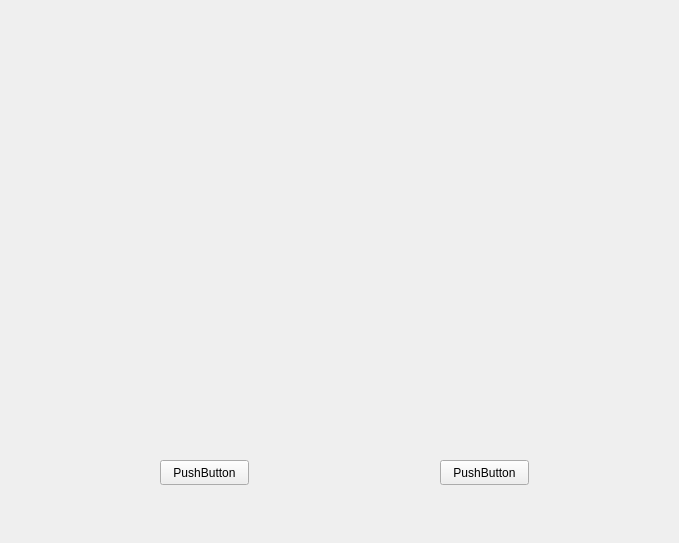
<?xml version="1.0" encoding="UTF-8"?>
<ui version="4.0">
 <class>Form</class>
 <widget class="QWidget" name="Form">
  <property name="geometry">
   <rect>
    <x>0</x>
    <y>0</y>
    <width>679</width>
    <height>543</height>
   </rect>
  </property>
  <property name="windowTitle">
   <string>Form</string>
  </property>
  <widget class="QWidget" name="horizontalLayoutWidget">
   <property name="geometry">
    <rect>
     <x>20</x>
     <y>20</y>
     <width>651</width>
     <height>391</height>
    </rect>
   </property>
   <layout class="QHBoxLayout" name="horizontalLayout"/>
  </widget>
  <widget class="QPushButton" name="pushButton">
   <property name="geometry">
    <rect>
     <x>160</x>
     <y>460</y>
     <width>89</width>
     <height>25</height>
    </rect>
   </property>
   <property name="text">
    <string>PushButton</string>
   </property>
  </widget>
  <widget class="QPushButton" name="pushButton_2">
   <property name="geometry">
    <rect>
     <x>440</x>
     <y>460</y>
     <width>89</width>
     <height>25</height>
    </rect>
   </property>
   <property name="text">
    <string>PushButton</string>
   </property>
  </widget>
 </widget>
 <resources/>
 <connections/>
</ui>
